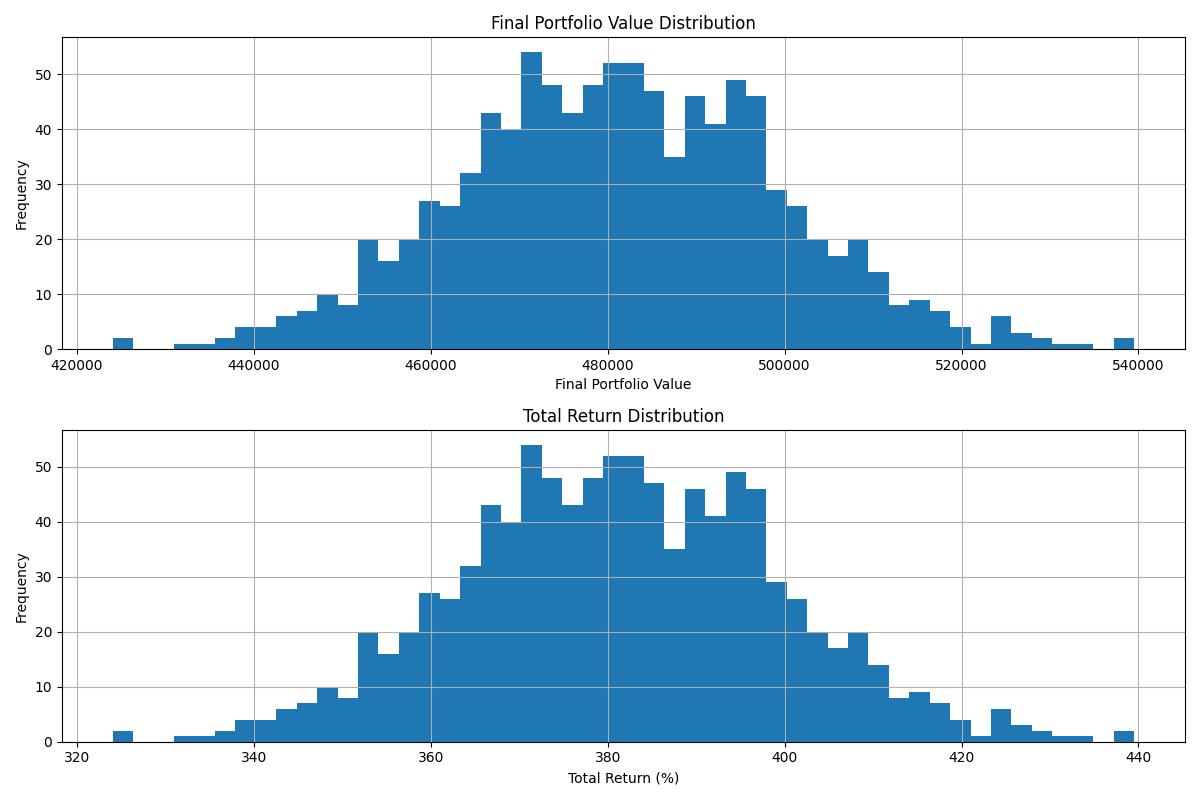
#> input picture 2025/2025.3.29/monte_carlo_sim.png, 1200 x 800 px
$ python -i skgqnoie_image_processor.py   (imports and definitions only)
#> lines starting #> are read from the running program, lines starting #| are printed output that depends on the picture

import numpy as np
from PIL import Image, ImageFilter, ImageEnhance
import matplotlib.pyplot as plt
import os

class ImageProcessor:
    def __init__(self, image_path):
#> called with image_path = '../../2025.3.29/monte_carlo_sim.png'
        self.original_image = Image.open(image_path)
#> self.original_image is the input picture: PIL image 1200x800 RGBA; mean R, G, B, A 199.3, 219.4, 233.3, 255

    def apply_filters(self, output_dir='image_outputs'):
        """Apply multiple image transformations."""
#> called with output_dir = 'image_outputs'
        os.makedirs(output_dir, exist_ok=True)

        # Original Image
        self.original_image.save(os.path.join(output_dir, 'original.png'))

        # Grayscale
        grayscale = self.original_image.convert('L')
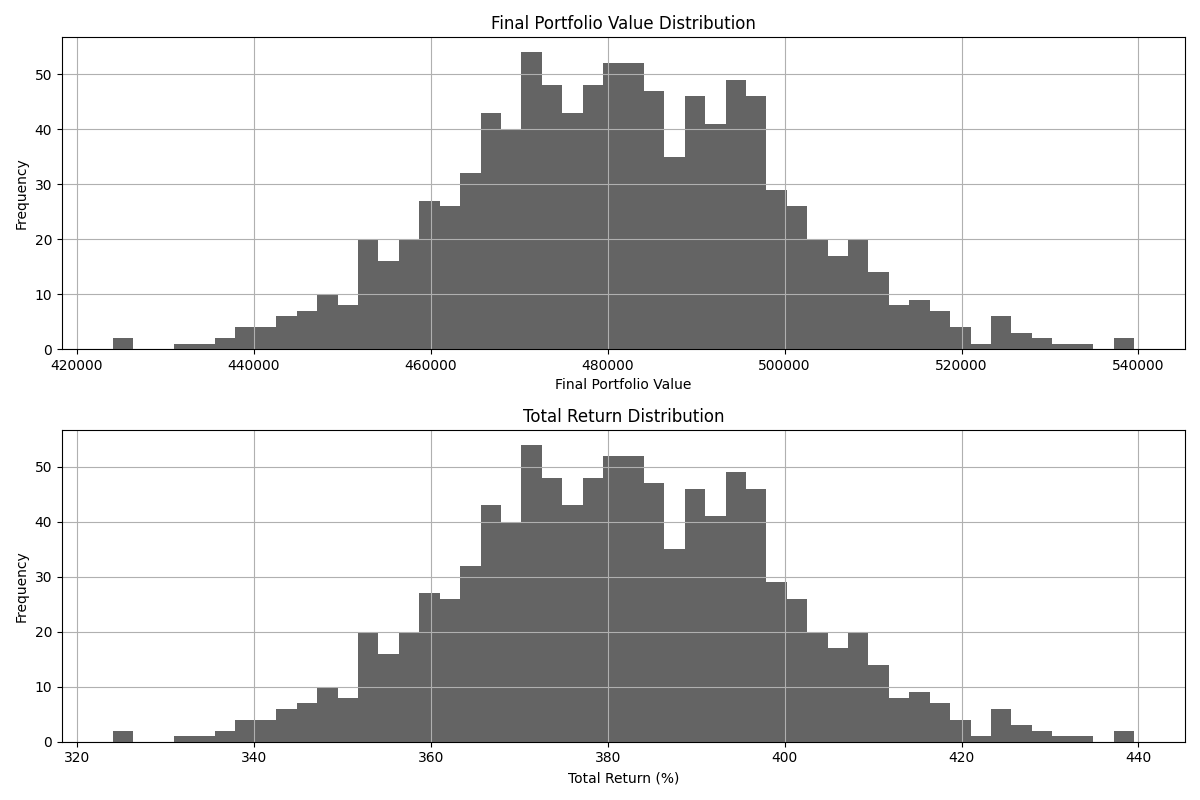
#> grayscale: PIL image 1200x800 L; min 0, max 255, mean 215
        grayscale.save(os.path.join(output_dir, 'grayscale.png'))

        # Blur
        blurred = self.original_image.filter(ImageFilter.GaussianBlur(radius=5))
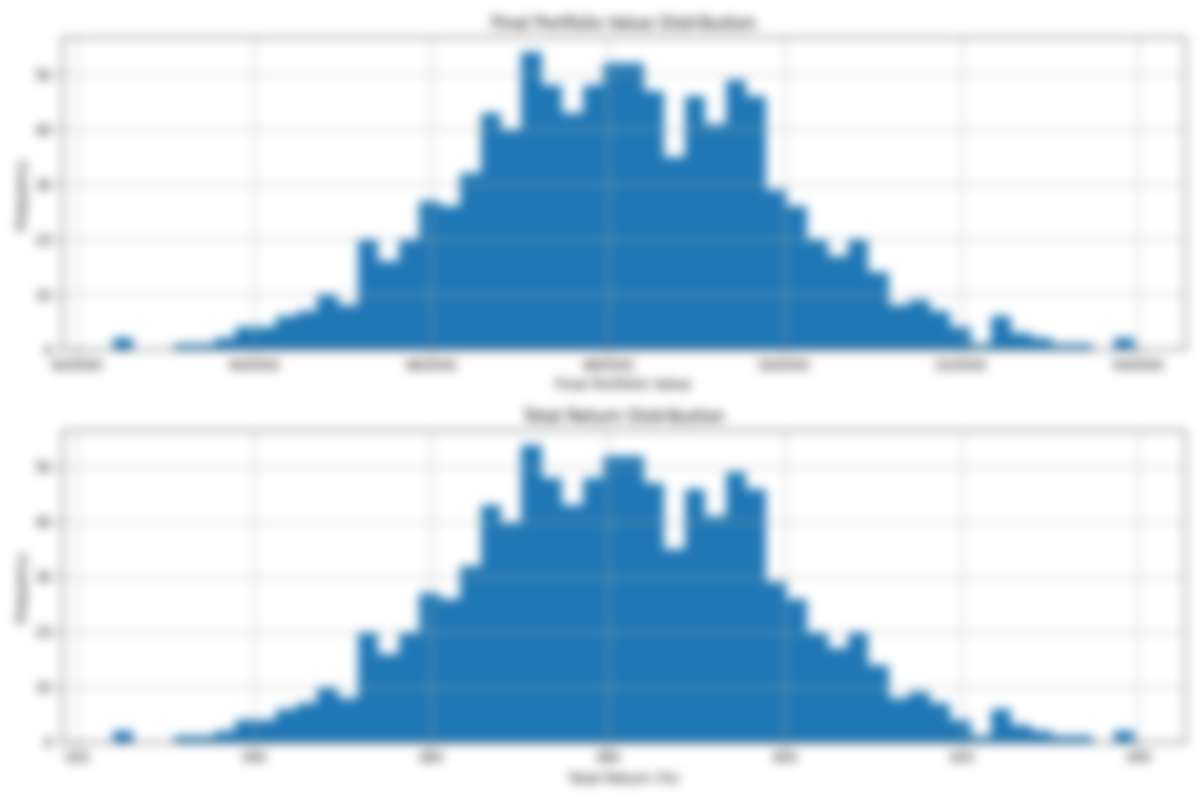
#> blurred: PIL image 1200x800 RGBA; mean R, G, B, A 199.3, 219.4, 233.3, 255
        blurred.save(os.path.join(output_dir, 'blurred.png'))

        # Enhance Contrast
        enhancer = ImageEnhance.Contrast(self.original_image)
        high_contrast = enhancer.enhance(2.0)
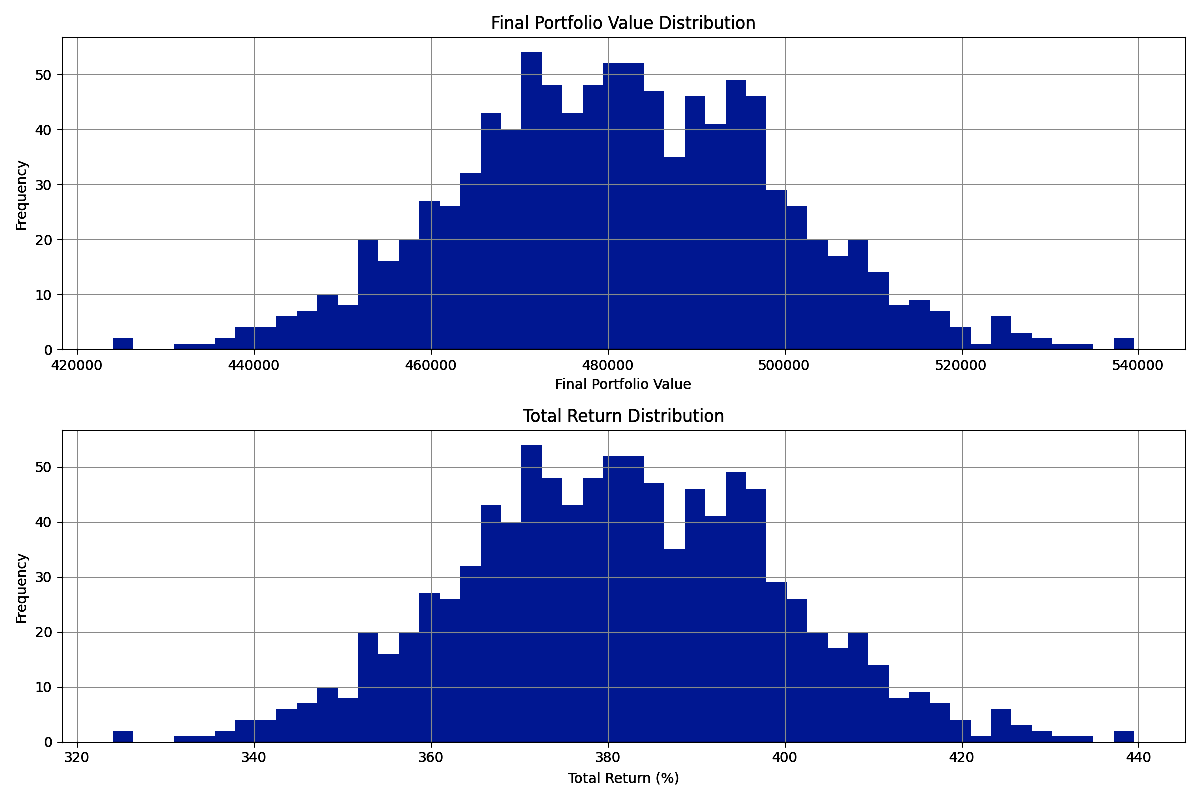
#> high_contrast: PIL image 1200x800 RGBA; mean R, G, B, A 191.4, 196.7, 224.6, 255
        high_contrast.save(os.path.join(output_dir, 'high_contrast.png'))

        # Edge Detection
        edges = self.original_image.filter(ImageFilter.FIND_EDGES)
        edges.save(os.path.join(output_dir, 'edges.png'))

        # Color Histogram
        plt.figure(figsize=(15, 5))
        colors = ('r', 'g', 'b')
        channel_ids = (0, 1, 2)

        for channel_id, c in zip(channel_ids, colors):
            histogram = self.original_image.split()[channel_id].histogram()
            plt.subplot(1, 3, channel_id + 1)
            plt.title(f'{c.upper()} Channel Histogram')
            plt.bar(range(256), histogram, color=c, alpha=0.7)

        plt.tight_layout()
        plt.savefig(os.path.join(output_dir, 'color_histogram.png'))
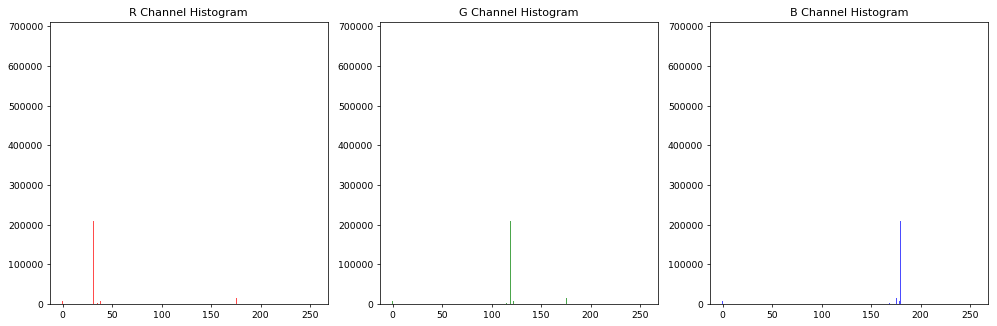
#> figure drawn by matplotlib, 3 panels; panel 1: tallest bar 678063 high, from x = 254.6 to 255.4; panel 2: tallest bar 678063 high, from x = 254.6 to 255.4; panel 3: tallest bar 678063 high, from x = 254.6 to 255.4
        plt.close()

    def image_metadata(self):
        """Extract and return image metadata."""
        return {
            'format': self.original_image.format,
            'mode': self.original_image.mode,
            'size': self.original_image.size,
            'color_palette': str(self.original_image.getpalette()[:15]) if self.original_image.palette else 'No palette'
        }

def main():
    # For demonstration, create a sample image if no image exists
    if not os.path.exists('sample_image.png'):
        test_image = np.random.randint(0, 256, (200, 200, 3), dtype=np.uint8)
        plt.imsave('sample_image.png', test_image)

    processor = ImageProcessor('sample_image.png')

    # Apply image filters
    processor.apply_filters()

    # Print metadata
    print(json.dumps(processor.image_metadata(), indent=2))

# [2 lines not run here, left out]

>>> result = ImageProcessor('../../2025.3.29/monte_carlo_sim.png').apply_filters()
